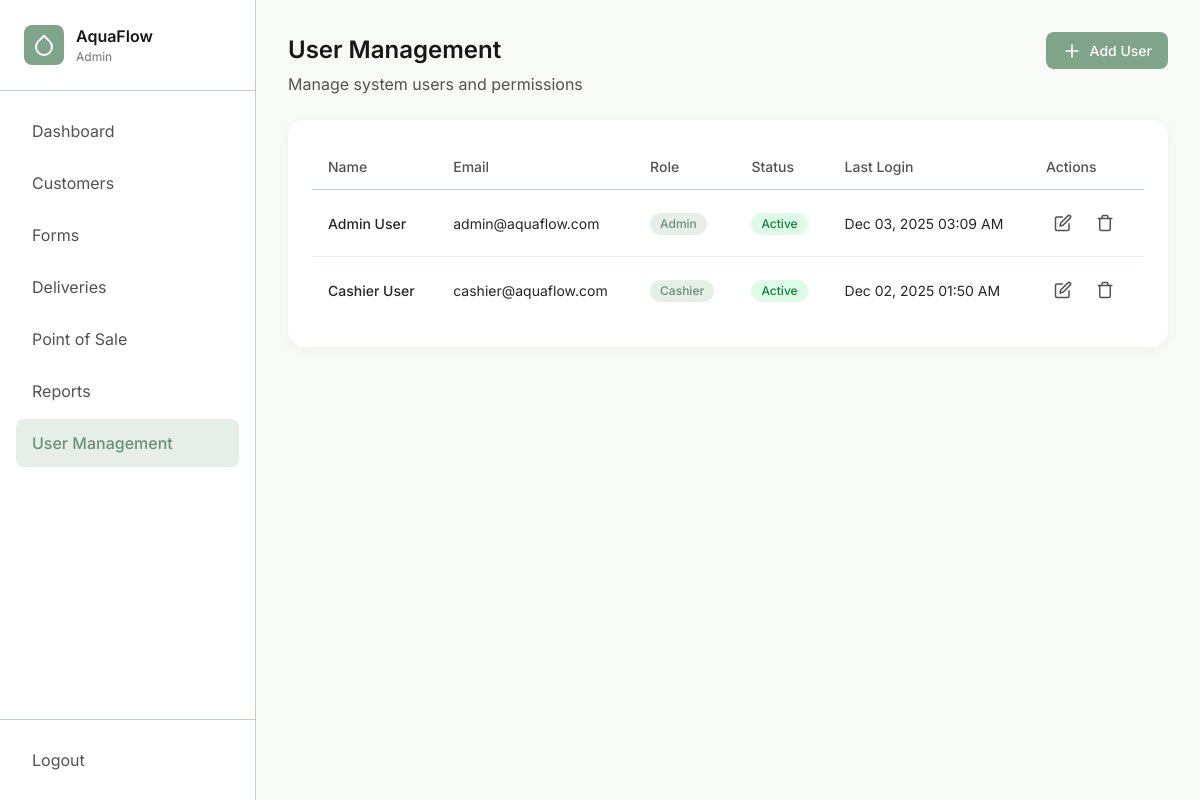
The page /admin/users.php (signed in) on the database its author committed.
### tables this page shows
CREATE TABLE IF NOT EXISTS `users` (
  `id` int NOT NULL AUTO_INCREMENT,
  `name` varchar(255) NOT NULL,
  `email` varchar(191) NOT NULL,
  `password` varchar(255) NOT NULL,
  `role` enum('admin','cashier') NOT NULL DEFAULT 'cashier',
  `status` enum('active','inactive') NOT NULL DEFAULT 'active',
  `last_login` datetime DEFAULT NULL,
  `created_at` timestamp NULL DEFAULT CURRENT_TIMESTAMP,
  `updated_at` timestamp NULL DEFAULT CURRENT_TIMESTAMP ON UPDATE CURRENT_TIMESTAMP,
  PRIMARY KEY (`id`),
  UNIQUE KEY `email` (`email`)
);

### includes/functions.php (called while the page is built, shortened)
<?php
function formatDateTime($datetime, $format = null)
{
    if ($format === null) {
        $format = DISPLAY_DATE_FORMAT . ' ' . DISPLAY_TIME_FORMAT;
    }
    return date($format, strtotime($datetime));
}
function getStatusBadgeClass($status)
{
    $classes = [
        'active' => 'badge-success',
        'inactive' => 'badge-error',
        'pending' => 'badge-warning',
        'processing' => 'badge-info',
        'completed' => 'badge-success',
        'cancelled' => 'badge-error',
        'in-transit' => 'badge-info'
    ];
    return $classes[$status] ?? 'badge-info';
}
function renderFooter()
{
    require_once __DIR__ . '/footer.php';
}

### auth/session.php (called while the page is built, shortened)
<?php
function getUserId()
{
    return $_SESSION['user_id'] ?? null;
}

### admin/users.php (the view, shortened to what this page needs)
<?php
require_once __DIR__ . '/../auth/session.php';
require_once __DIR__ . '/../includes/functions.php';
require_once __DIR__ . '/../includes/header.php';
require_once __DIR__ . '/../includes/sidebar.php';
$conn = getDBConnection();
$usersQuery = "SELECT * FROM users ORDER BY created_at DESC";
$users = $conn->query($usersQuery);
?>
<div class="dashboard-layout">
    <main class="main-content">
        <div class="content-wrapper">
            <div class="page-header">
                <div>
                    <h1 class="page-title">User Management</h1>
                    <p class="page-subtitle">Manage system users and permissions</p>
                </div>
                <button class="btn btn-primary" onclick="openModal('addUserModal')">
                    <svg width="20" height="20" viewBox="0 0 24 24" fill="none" stroke="currentColor" stroke-width="2" stroke-linecap="round" stroke-linejoin="round">
                        <line x1="12" y1="5" x2="12" y2="19" />
                        <line x1="5" y1="12" x2="19" y2="12" />
                    </svg>
                    Add User
                </button>
            </div>
            <div class="card">
                <div class="table-container">
                    <table class="table">
                        <thead>
                            <tr>
                                <th>Name</th>
                                <th>Email</th>
                                <th>Role</th>
                                <th>Status</th>
                                <th>Last Login</th>
                                <th>Actions</th>
                            </tr>
                        </thead>
                        <tbody>
                            <?php while ($user = $users->fetch_assoc()): ?>
                                <tr>
                                    <td class="font-medium"><?php echo htmlspecialchars($user['name']); ?></td>
                                    <td><?php echo htmlspecialchars($user['email']); ?></td>
                                    <td>
                                        <span class="badge badge-info">
                                            <?php echo ucfirst($user['role']); ?>
                                        </span>
                                    </td>
                                    <td>
                                        <span class="badge <?php echo getStatusBadgeClass($user['status']); ?>">
                                            <?php echo ucfirst($user['status']); ?>
                                        </span>
                                    </td>
                                    <td><?php echo $user['last_login'] ? formatDateTime($user['last_login']) : 'Never'; ?></td>
                                    <td>
                                        <div class="table-actions">
                                            <button class="icon-btn" onclick='editUser(<?php echo json_encode($user); ?>)' title="Edit">
                                                <svg width="18" height="18" viewBox="0 0 24 24" fill="none" stroke="currentColor" stroke-width="2" stroke-linecap="round" stroke-linejoin="round">
                                                    <path d="M11 4H4a2 2 0 0 0-2 2v14a2 2 0 0 0 2 2h14a2 2 0 0 0 2-2v-7" />
                                                    <path d="M18.5 2.5a2.121 2.121 0 0 1 3 3L12 15l-4 1 1-4 9.5-9.5z" />
                                                </svg>
                                            </button>
                                            <?php if ($user['id'] !== getUserId()): ?>
                                                <button class="icon-btn icon-btn-delete" onclick="deleteUser(<?php echo $user['id']; ?>, '<?php echo htmlspecialchars($user['name']); ?>')" title="Delete">
                                                    <svg width="18" height="18" viewBox="0 0 24 24" fill="none" stroke="currentColor" stroke-width="2" stroke-linecap="round" stroke-linejoin="round">
                                                        <polyline points="3 6 5 6 21 6" />
                                                        <path d="M19 6v14a2 2 0 0 1-2 2H7a2 2 0 0 1-2-2V6m3 0V4a2 2 0 0 1 2-2h4a2 2 0 0 1 2 2v2" />
                                                    </svg>
                                                </button>
                                            <?php endif; ?>
                                        </div>
                                    </td>
                                </tr>
                            <?php endwhile; ?>
                        </tbody>
                    </table>
                </div>
            </div>
        </div>
    </main>
</div>

### assets/css/variables.css (style rules this page uses)
:root { --water-50: #F8FAF5; --water-100: #E6EFE7; --water-200: #BBD2C5; --water-300: #7FA489; --water-400: #6B8F76; --water-500: #577A63; --neutral-50: #FAFAFA; --neutral-100: #F5F5F5; --neutral-200: #E5E5E5; --neutral-300: #D4D4D4; --neutral-400: #A3A3A3; --neutral-500: #737373; --neutral-600: #525252; --neutral-700: #404040; --neutral-800: #262626; --neutral-900: #171717; --shadow-soft: 0 2px 8px rgba(127, 164, 137, 0.08); --shadow-soft-lg: 0 4px 16px rgba(127, 164, 137, 0.12); --radius-lg: 0.5rem; --radius-xl: 1rem; --radius-2xl: 1.5rem; --space-1: 0.25rem; --space-2: 0.5rem; --space-3: 0.75rem; --space-4: 1rem; --space-6: 1.5rem; --space-8: 2rem; }

### assets/css/components.css (style rules this page uses)
.btn { display: inline-flex; align-items: center; justify-content: center; gap: var(--space-2); padding: var(--space-2) var(--space-4); border-radius: var(--radius-lg); font-weight: 500; font-size: 0.875rem; transition: all 0.2s ease; outline: none; }
.btn-primary { background: var(--water-300); color: white; }
.card { background: white; border-radius: var(--radius-xl); box-shadow: var(--shadow-soft); padding: var(--space-6); }
.badge { display: inline-flex; align-items: center; padding: 0.125rem 0.625rem; border-radius: 9999px; font-size: 0.75rem; font-weight: 500; }
.badge-success { background: #dcfce7; color: #15803d; }
.badge-info { background: var(--water-100); color: var(--water-400); }
.table-container { overflow-x: auto; }
.table { width: 100%; border-collapse: collapse; }
.table thead tr { border-bottom: 1px solid var(--water-200); }
.table th { padding: var(--space-3) var(--space-4); text-align: left; font-size: 0.875rem; font-weight: 500; color: var(--neutral-600); }
.table tbody tr { border-bottom: 1px solid var(--water-100); }
.table tbody tr:last-child { border-bottom: none; }
.table td { padding: var(--space-4); font-size: 0.875rem; color: var(--neutral-800); }
.table-actions { display: flex; gap: var(--space-2); }
.icon-btn { padding: var(--space-2); border-radius: var(--radius-lg); color: var(--neutral-600); transition: all 0.2s ease; }

### assets/css/main.css (style rules this page uses)
body { background: var(--water-50); color: var(--neutral-800); }
.dashboard-layout { display: flex; height: 100vh; overflow: hidden; }
.main-content { flex: 1; overflow-y: auto; }
.content-wrapper { padding: var(--space-8); max-width: 80rem; margin: 0 auto; }
.page-header { display: flex; align-items: flex-start; justify-content: space-between; margin-bottom: var(--space-6); }
.page-title { font-size: 1.5rem; font-weight: 600; color: var(--neutral-900); }
.page-subtitle { margin-top: var(--space-1); color: var(--neutral-600); }
.font-medium { font-weight: 500; }

### rows shown on the page
users: name "Admin User", email "admin@aquaflow.com", role "Admin", status "Active", last_login "Dec 03, 2025 03:09 AM"
users: name "Cashier User", email "cashier@aquaflow.com", role "Cashier", status "Active", last_login "Dec 02, 2025 01:50 AM"

### other values the page prints
APP_NAME "AquaFlow"
$role "Admin"
$link['label'] "Dashboard"
$link['label'] "Customers"
$link['label'] "Forms"
$link['label'] "Deliveries"
$link['label'] "Point of Sale"
$link['label'] "Reports"
$link['label'] "User Management"
